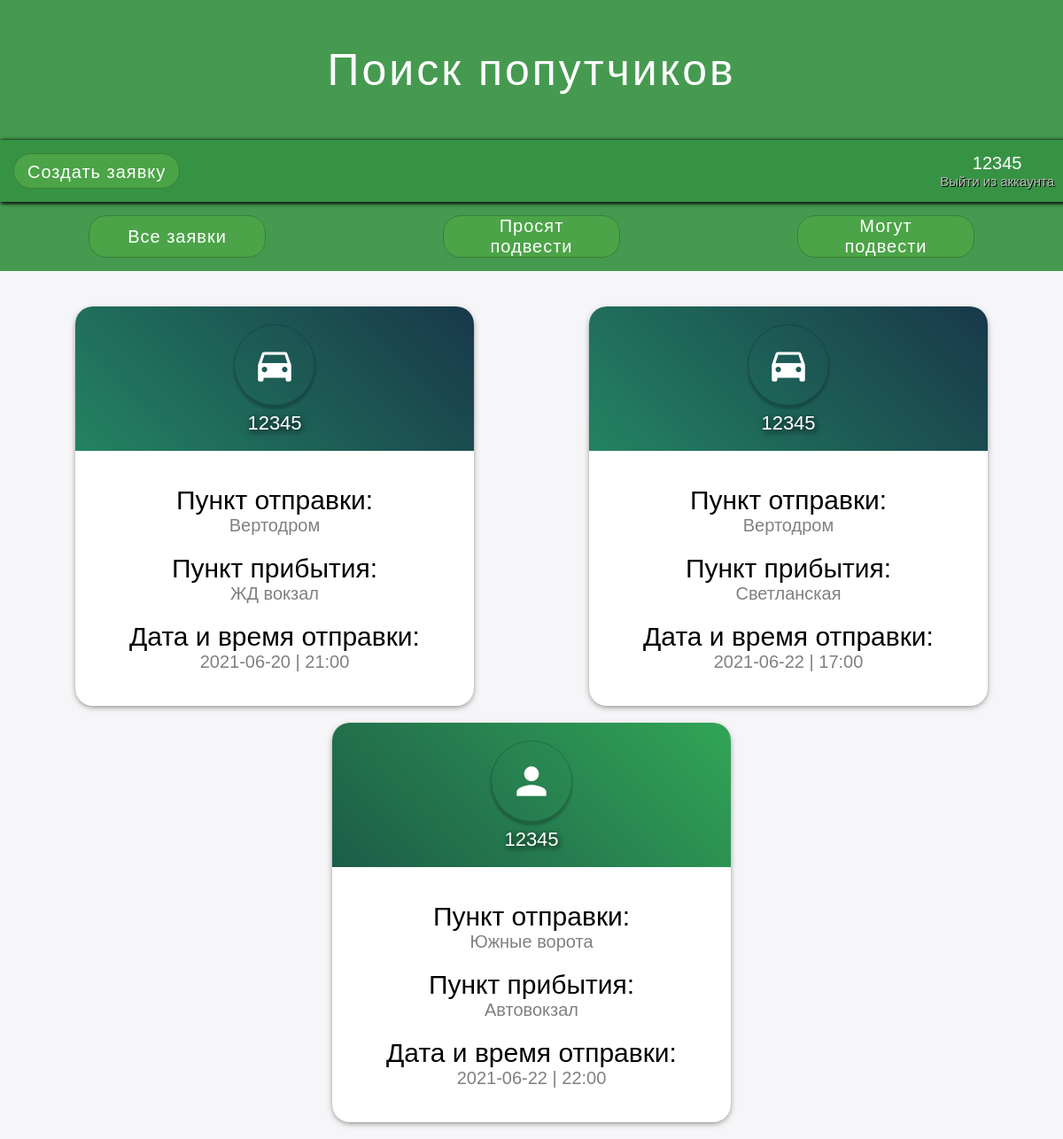
The app's page /main (signed in) with its own data.
### tables this page shows
CREATE TABLE posts (
    id INTEGER PRIMARY KEY AUTOINCREMENT,
    isDriver BOOLEAN,
    isType TEXT,
    idPerson INTEGER,
    idBeginPoint TEXT,
    idEndPoint TEXT,
    time DATETIME DEFAULT CURRENT_TIMESTAMP,
    text TEXT,
    driverName TEXT,
    FOREIGN KEY (idPerson) REFERENCES persons (id) 
     
);

### view.py (the view)
@app.route('/main')
def main():
    if 'userLogged' in session:
        return render_template('main.html', posts=db.get_posts())
    return redirect(url_for('index'))

### db/database.py (called while the page is built)
    def get_db_connection(self):
        conn = sqlite3.connect(self.database_name)
        conn.row_factory = sqlite3.Row
        return conn

    def get_posts(self):
        with self.get_db_connection() as conn:
            posts = conn.execute(POSTS_QUERY).fetchall()
        return posts

### templates/main.html (shortened to what this page needs)
{% extends 'base.html' %}
{% block content %}
    <div class="container-2">
        {% for post in posts %}
            <a href="{{ url_for('about', id=post.id)}}" target="_blank">
                <div class="{{ post.isType }}">
                    <div class="text-in-card">
                        <div class="container-icon">
                            <span class="material-icons class icon">
                            </span>
                            <div class="nickname">{{ post.driverName }}</div>
                        </div>
                        <div class="text-container">
                            <div class="glue-text">
                                <div class="text_title">Пункт отправки:</div>
                                <div class="text_info">{{ post.idBeginPoint }}</div>
                            </div>
                            <div class="glue-text">
                                <div class="text_title">Пункт прибытия:</div>
                                <div class="text_info">{{ post.idEndPoint }}</div>
                            </div>
                            <div class="glue-text">
                                <div class="text_title">Дата и время отправки:</div>
                                <div class="text_info">{{ post.time }}</div>
                            </div>
                        </div>
                    </div>
                </div>
            </a>
        {% endfor %}
    </div>
{% endblock %}

### static/style.css (style rules this page uses)
html { font-family: 'Franklin Gothic Medium', 'Arial Narrow', Arial, sans-serif; }
* { margin: 0; padding: 0; }
*, *:before, *:after { -webkit-box-sizing: border-box; -moz-box-sizing: border-box; box-sizing: border-box; }
body { font-family: 'Franklin Gothic Medium', 'Arial Narrow', Arial, sans-serif; background: #f6f5f7; background-image: url(Images/main.jpg); background-attachment: fixed; background-repeat: repeat-x; background-size: cover; }
.container-2 { display: flex; justify-content: space-around; justify-items: center; flex-wrap: wrap; margin: 20px; }
.container-2 .driver { margin-top: 20px; margin-left: 20px; margin-right: 20px; height: 450px; width: 450px; left: 0; bottom: 0px; border-radius: 20px; background-image: linear-gradient(to top right, rgb(58,164,73), rgb(17,59,62)); filter: hue-rotate(23deg); cursor: pointer; position: relative; box-shadow: rgba(0,0,0,.8) 0 3px 8px -3px; }
.container-2 .passenger { margin-top: 20px; margin-left: 20px; margin-right: 20px; height: 450px; width: 450px; left: 0; bottom: 0px; border-radius: 20px; background-image: linear-gradient(to top right, rgb(17,59,62), rgb(58,164,73)); filter: hue-rotate(9deg); cursor: pointer; position: relative; box-shadow: rgba(0,0,0,.8) 0 3px 8px -3px; }
.container-2 a { text-decoration: none; display: inline-block; color: inherit; }
.text-in-card { font-family: 'Franklin Gothic Medium', 'Arial Narrow', Arial, sans-serif; font-size: 30px; }
.icon { color: white; text-align: center; display: inline-block; border-radius: 50%; margin: 20px 30px 7px 30px; padding: 20px; border: 1px solid rgba(0, 0, 0, 0.2); box-shadow: 0 4px 3px rgb(0 0 0 / 24%); -webkit-touch-callout: none; -webkit-user-select: none; -khtml-user-select: none; -moz-user-select: none; -ms-user-select: none; user-select: none; }
.container-icon { display: flex; justify-content: center; flex-direction: column; align-items: center; }
.text_info { font-size: 20px; color: gray; }
.text-container { display: flex; text-align: center; justify-content: center; flex-direction: column; margin-top: 10px; background-color: white; width: 100%; height: 288px; border-radius: 0px 0px 20px 20px; }
.glue-text { margin: 10px; }
.nickname { color:white; font-size: 22px; text-shadow: 1px 2px 7px black; margin-bottom: 8px; }

### records on screen
posts: driverName "12345", idBeginPoint "Вертодром", idEndPoint "ЖД вокзал", time "2021-06-20 | 21:00"
posts: driverName "12345", idBeginPoint "Вертодром", idEndPoint "Светланская", time "2021-06-22 | 17:00"
posts: driverName "12345", idBeginPoint "Южные ворота", idEndPoint "Автовокзал", time "2021-06-22 | 22:00"

### other values on screen
{{ session['userLogged'] }} "12345"
